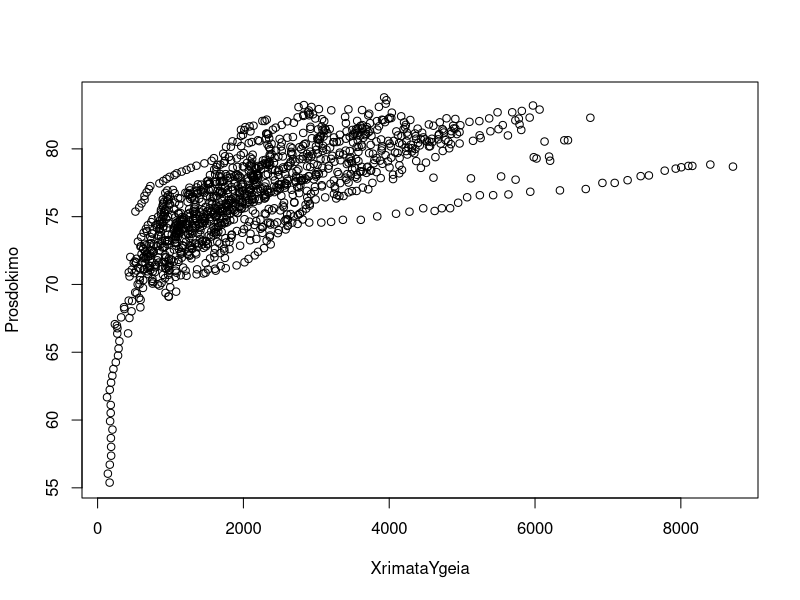
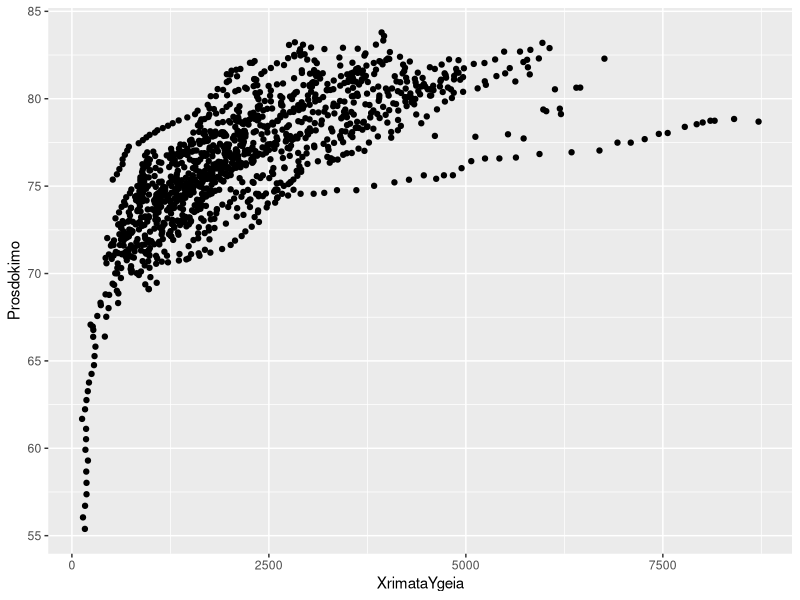
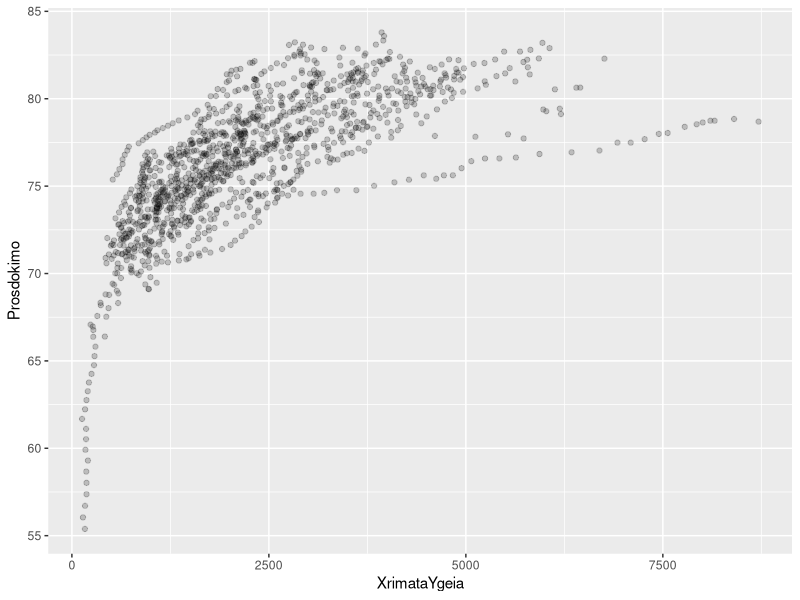
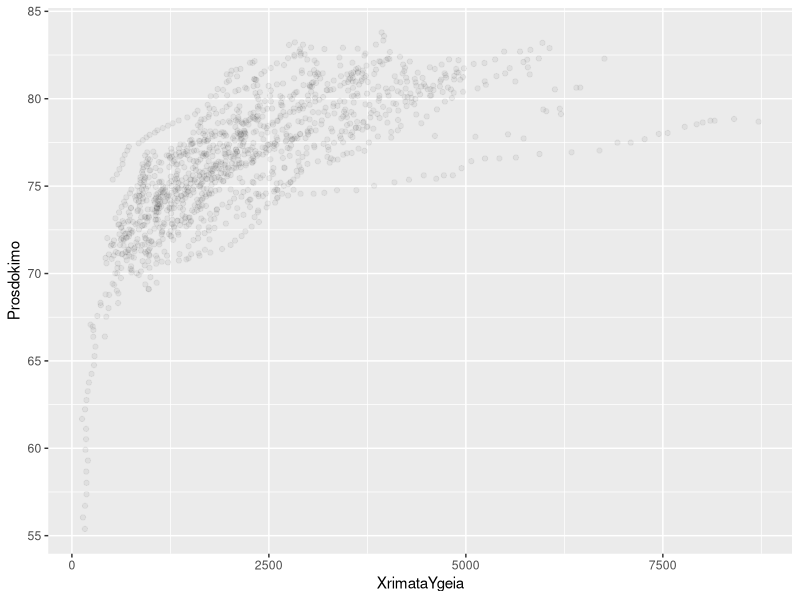
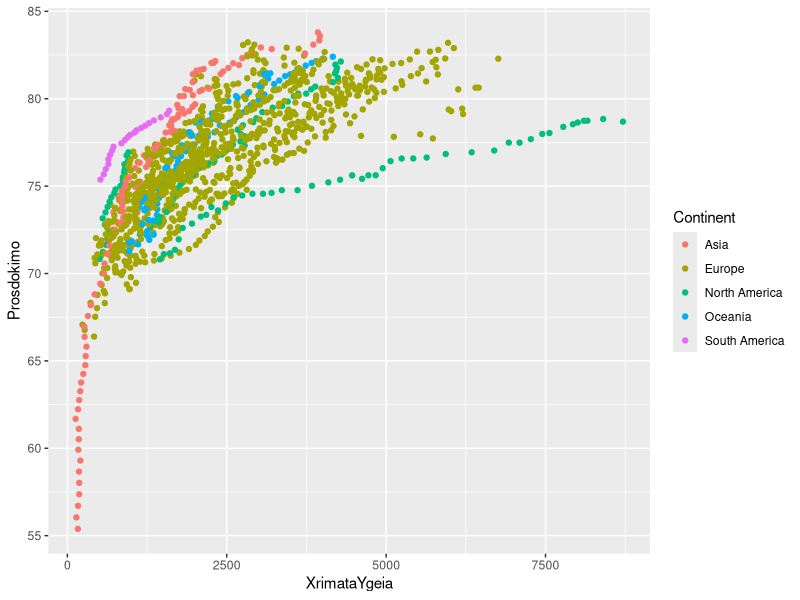
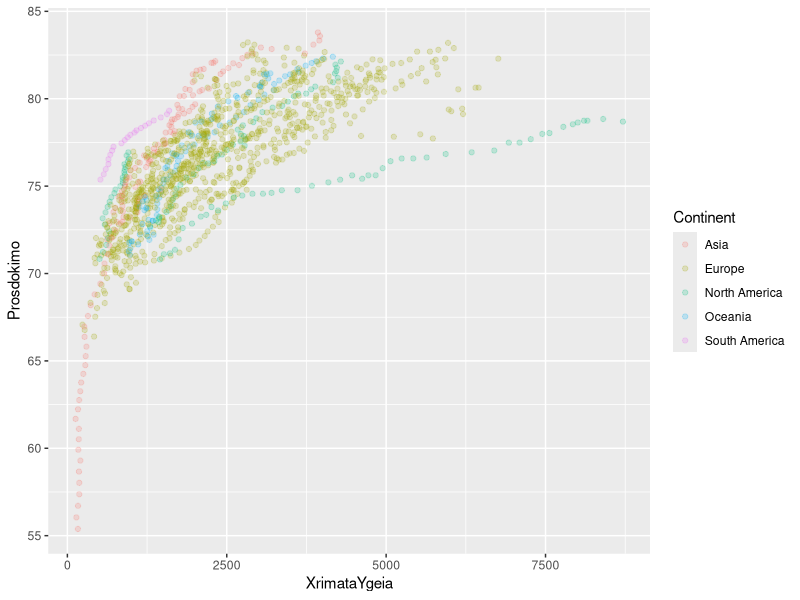
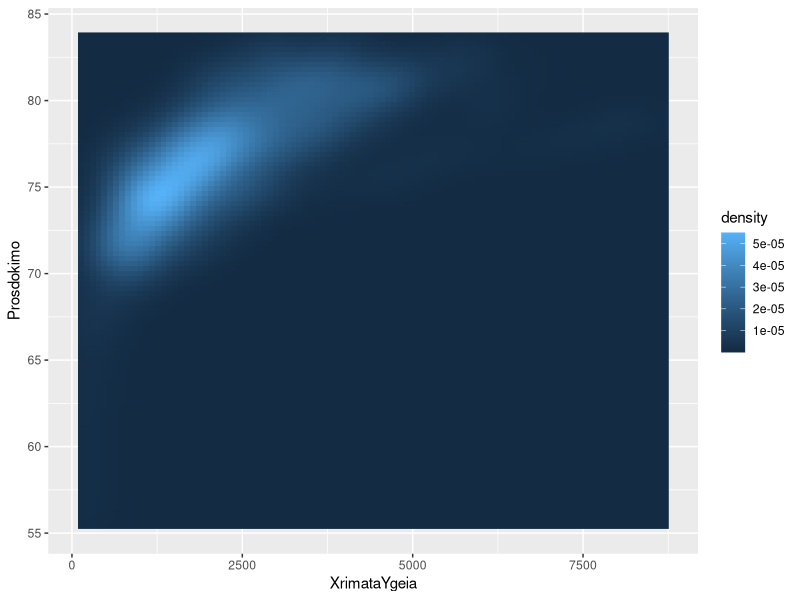
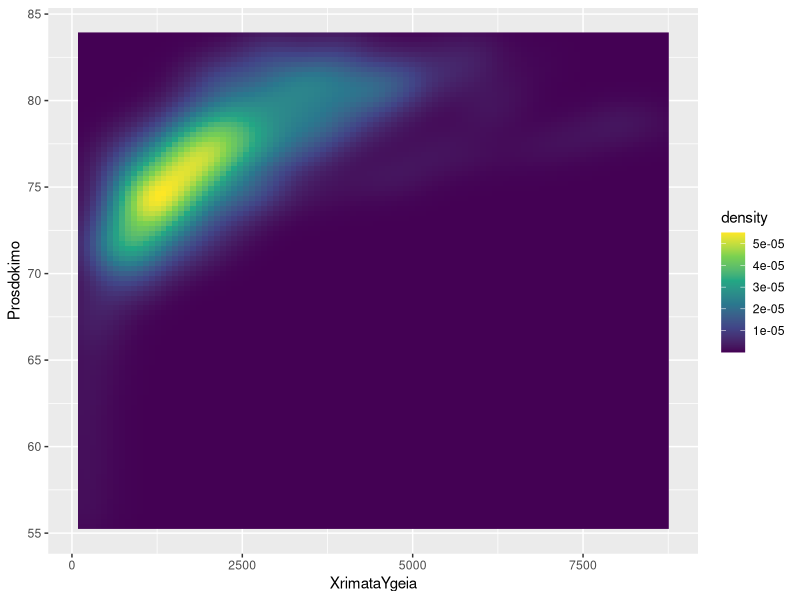

Recreate these plots in R, in order.
## ---- chunk 1
knitr::opts_chunk$set(echo = TRUE)
library(kableExtra)
## ---- chunk 2
rm(list = ls())
## ---- chunk 3
ProsdokimoVSperith <- read.csv("ProsdokimoVSperith.csv", na.string = "")
knitr::kable(head(ProsdokimoVSperith, n=100)) %>%
  kable_styling("striped", full_width = F) %>%
  scroll_box(width = "100%", height = "200px")
## ---- chunk 4
if(!require(dplyr)){
    install.packages("dplyr")
    library(dplyr)
}
if(!require(tidyr)){
    install.packages("tidyr")
    library(tidyr)
}
ProsdokimoVSperith2 <- ProsdokimoVSperith %>% group_by(Code) %>% fill(Continent)%>%   fill(Continent, .direction = "up")
## ---- chunk 5
knitr::kable(head(ProsdokimoVSperith2, n=100)) %>%
  kable_styling("striped", full_width = F) %>%
  scroll_box(width = "max-content", height = "200px")
## ---- chunk 6
ProsdokimoVSperith2 <- ProsdokimoVSperith2[!(is.na(ProsdokimoVSperith$Health.Expenditure.and.Financing..per.capita...OECDstat..2017..)), ]
## ---- chunk 7
knitr::kable(head(ProsdokimoVSperith2, n=100)) %>%
  kable_styling("striped", full_width = F) %>%
  scroll_box(width = "max-content", height = "200px")
## ---- chunk 8
ProsdokimoVSperith2 <- ProsdokimoVSperith2[!(is.na(ProsdokimoVSperith2$Life.expectancy.at.birth..total..years.)), ]
## ---- chunk 9
knitr::kable(head(ProsdokimoVSperith2, n=100)) %>%
  kable_styling("striped", full_width = F) %>%
  scroll_box(width = "max-content", height = "200px")
## ---- chunk 10
XrimataYgeia <- ProsdokimoVSperith2$Health.Expenditure.and.Financing..per.capita...OECDstat..2017..
## ---- chunk 11
n <- length(XrimataYgeia)
delete_items <- rep(TRUE,n)
for (i in 1:n) {
  if (XrimataYgeia[i] == "..") {
    delete_items[i] <- FALSE
  }
}
ProsdokimoVSperith2 <- ProsdokimoVSperith2[delete_items, ]
## ---- chunk 12
knitr::kable(head(ProsdokimoVSperith2, n=100)) %>%
  kable_styling("striped", full_width = F) %>%
  scroll_box(width = "max-content", height = "200px")
## ---- chunk 13
ProsdokimoVSperith2$Health.Expenditure.and.Financing..per.capita...OECDstat..2017.. <- as.numeric(ProsdokimoVSperith2$Health.Expenditure.and.Financing..per.capita...OECDstat..2017..)
## ---- chunk 14
Prosdokimo <- ProsdokimoVSperith2$Life.expectancy.at.birth..total..years.
XrimataYgeia <- ProsdokimoVSperith2$Health.Expenditure.and.Financing..per.capita...OECDstat..2017..
## ---- chunk 15
plot(Prosdokimo ~ XrimataYgeia)
## ---- chunk 16
if(!require(ggplot2)){
    install.packages("ggplot2")
    library(ggplot2)
}
## ---- chunk 17
ProsdXrhmata <- ggplot(ProsdokimoVSperith2, aes(x = XrimataYgeia, y = Prosdokimo))
## ---- chunk 18
ProsdXrhmata + geom_point()
## ---- chunk 19
ProsdXrhmata + geom_point(alpha = 1/5)
## ---- chunk 20
ProsdXrhmata + geom_point(alpha = 1/20)
## ---- chunk 21
ProsdXrhmata + geom_point(aes(colour = Continent))
## ---- chunk 22
ProsdXrhmata + geom_point(alpha = 1/5, aes(colour = Continent))
## ---- chunk 23
ProsdXrhmata + stat_density_2d(geom = "raster", aes(fill = after_stat(density)), contour = FALSE)
## ---- chunk 24
ProsdXrhmata + stat_density_2d(geom = "raster", aes(fill = after_stat(density)), contour = FALSE) + scale_fill_viridis_c()
## ---- chunk 25
rm(list = ls())
## ---- chunk 26
if(!require(readxl)){
    install.packages("readxl")
    library(readxl)
}
ThanatoiAstyn <- readxl::read_excel("ThanatoiAstyn.xlsx", 
    col_types = c("numeric", "numeric", "numeric", 
        "numeric", "numeric", "text"), na = "NA")
knitr::kable(ThanatoiAstyn) %>%
  kable_styling("striped", full_width = F) %>%
  scroll_box(width = "100%", height = "200px")
## ---- chunk 27
etos <- ThanatoiAstyn$Year
thanatoi <- ThanatoiAstyn$`Number of officers feloniously killed`
## ---- chunk 28
plot(etos, thanatoi, type = "l")
## ---- chunk 29
plot(etos, thanatoi, type = "b")
## ---- chunk 30
if(!require(ggplot2)){
    install.packages("ggplot2")
    library(ggplot2)
}
PolDeathGr <- ggplot(ThanatoiAstyn, aes(x=Year, y=`Number of officers feloniously killed`))
PolDeathGr +  geom_line()
## ---- chunk 31
mean(thanatoi, na.rm=TRUE)
## ---- chunk 32
maxPolDeath <- ThanatoiAstyn[thanatoi>110, ]
## ---- chunk 33
knitr::kable(maxPolDeath) %>%
  kable_styling("striped", full_width = F) %>%
  scroll_box(width = "100%", height = "200px")
## ---- chunk 34
minPolDeath <- ThanatoiAstyn[thanatoi<30, ]
## ---- chunk 35
knitr::kable(minPolDeath) %>%
  kable_styling("striped", full_width = F) %>%
  scroll_box(width = "100%", height = "200px")
